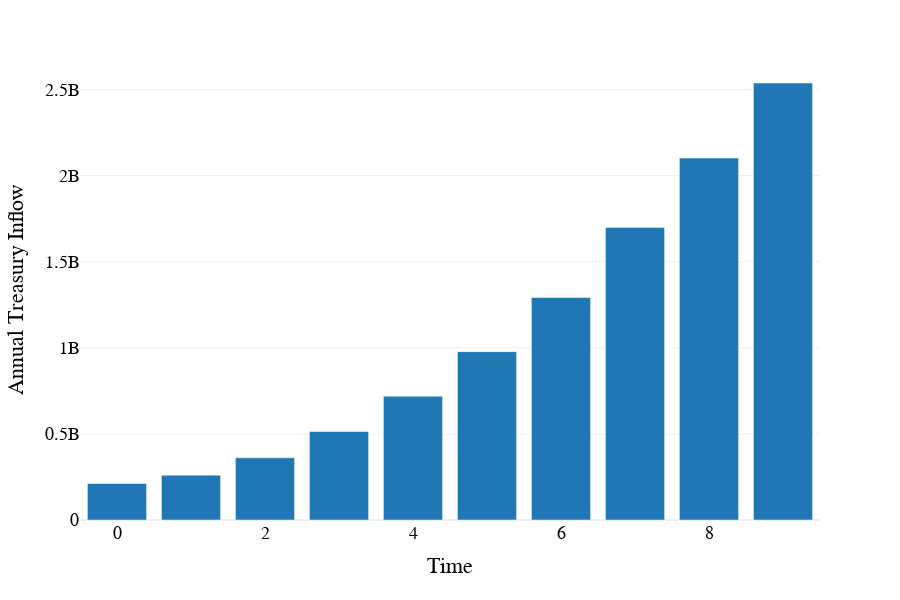

Write notebook code for a chart like this one.
### Code cell
visualizations.plot_treasury_balance_barplot(
    df_1,
)

### Figure 1 — Plotly figure (JSON) as saved in the notebook; plotly's stock layout.template omitted (floating-point values rounded to 4 significant figures)
{"data": [{"alignmentgroup": "True", "hovertemplate": "year=%{x}<br>total_inflation_to_validators_usd=%{y}<extra></extra>", "legendgroup": "", "marker": {"color": "#1f77b4"}, "name": "", "offsetgroup": "", "orientation": "v", "showlegend": false, "textposition": "auto", "type": "bar", "x": [0, 1, 2, 3, 4, 5, 6, 7, 8, 9], "xaxis": "x", "y": [212300000.0, 260300000.0, 361500000.0, 513900000.0, 718800000.0, 977600000.0, 1292000000.0, 1699000000.0, 2101000000.0, 2537000000.0], "yaxis": "y"}], "layout": {"autosize": false, "barmode": "group", "font": {"color": "black", "family": "Arial", "size": 18}, "height": 600, "hovermode": "x", "legend": {"tracegroupgap": 0}, "margin": {"t": 60}, "paper_bgcolor": "rgba(255, 255, 255, 1)", "plot_bgcolor": "rgba(255, 255, 255, 1)", "width": 900, "xaxis": {"anchor": "y", "domain": [0, 1], "title": {"text": "Time"}}, "yaxis": {"anchor": "x", "domain": [0, 1], "title": {"text": "Annual Treasury Inflow"}}}}
